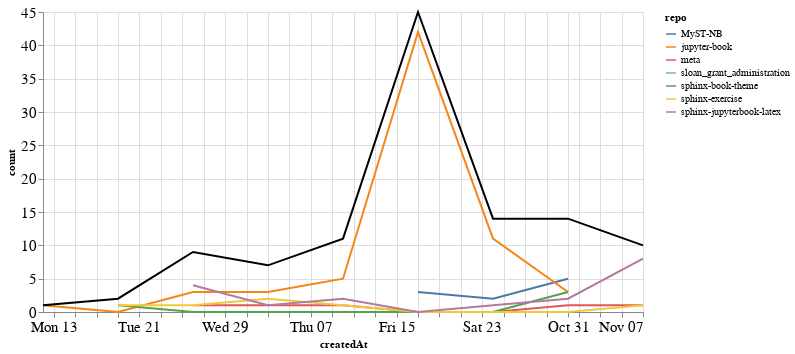

The code cell stored with this chart in its notebook:
### Markdown cell above
### Comments

### Code cell
comments_time = comments.groupby('repo').resample('W', on='createdAt').count()['author'].reset_index()
comments_time = comments_time.rename(columns={'author': 'count'})
comments_time_total = comments_time.groupby('createdAt').agg({"count": "sum"}).reset_index()
ch1 = alt.Chart(comments_time, width=600).mark_line().encode(
    x='createdAt',
    y='count',
    color='repo',
    tooltip="repo"
)

ch2 = alt.Chart(comments_time_total, width=600).mark_line(color="black").encode(
    x='createdAt',
    y='count',
)

ch1 + ch2

### Figure 1 — Vega-Lite specification as saved in the notebook (floating-point values rounded to 4 significant figures)
{"config": {"axisLeft": {"labelFontSize": 15}, "axisBottom": {"labelFontSize": 15}}, "layer": [{"data": {"name": "data-5bd88ab88d8c8f73e72cc84518719d98"}, "mark": "line", "encoding": {"color": {"type": "nominal", "field": "repo"}, "tooltip": {"type": "nominal", "field": "repo"}, "x": {"type": "temporal", "field": "createdAt"}, "y": {"type": "quantitative", "field": "count"}}, "width": 600}, {"data": {"name": "data-62df2a740a82266367e0403c12d89727"}, "mark": {"type": "line", "color": "black"}, "encoding": {"x": {"type": "temporal", "field": "createdAt"}, "y": {"type": "quantitative", "field": "count"}}, "width": 600}], "$schema": "https://vega.github.io/schema/vega-lite/v4.8.1.json", "datasets": {"data-5bd88ab88d8c8f73e72cc84518719d98": [{"repo": "MyST-NB", "createdAt": "2021-10-17T00:00:00", "count": 3}, {"repo": "MyST-NB", "createdAt": "2021-10-24T00:00:00", "count": 2}, {"repo": "MyST-NB", "createdAt": "2021-10-31T00:00:00", "count": 5}, {"repo": "jupyter-book", "createdAt": "2021-09-12T00:00:00", "count": 1}, {"repo": "jupyter-book", "createdAt": "2021-09-19T00:00:00", "count": 0}, {"repo": "jupyter-book", "createdAt": "2021-09-26T00:00:00", "count": 3}, {"repo": "jupyter-book", "createdAt": "2021-10-03T00:00:00", "count": 3}, {"repo": "jupyter-book", "createdAt": "2021-10-10T00:00:00", "count": 5}, {"repo": "jupyter-book", "createdAt": "2021-10-17T00:00:00", "count": 42}, {"repo": "jupyter-book", "createdAt": "2021-10-24T00:00:00", "count": 11}, {"repo": "jupyter-book", "createdAt": "2021-10-31T00:00:00", "count": 3}, {"repo": "meta", "createdAt": "2021-09-26T00:00:00", "count": 1}, {"repo": "meta", "createdAt": "2021-10-03T00:00:00", "count": 1}, {"repo": "meta", "createdAt": "2021-10-10T00:00:00", "count": 1}, {"repo": "meta", "createdAt": "2021-10-17T00:00:00", "count": 0}, {"repo": "meta", "createdAt": "2021-10-24T00:00:00", "count": 0}, {"repo": "meta", "createdAt": "2021-10-31T00:00:00", "count": 1}, {"repo": "meta", "createdAt": "2021-11-07T00:00:00", "count": 1}, {"repo": "sloan_grant_administration", "createdAt": "2021-10-10T00:00:00", "count": 2}, {"repo": "sphinx-book-theme", "createdAt": "2021-09-19T00:00:00", "count": 1}, {"repo": "sphinx-book-theme", "createdAt": "2021-09-26T00:00:00", "count": 0}, {"repo": "sphinx-book-theme", "createdAt": "2021-10-03T00:00:00", "count": 0}, {"repo": "sphinx-book-theme", "createdAt": "2021-10-10T00:00:00", "count": 0}, {"repo": "sphinx-book-theme", "createdAt": "2021-10-17T00:00:00", "count": 0}, {"repo": "sphinx-book-theme", "createdAt": "2021-10-24T00:00:00", "count": 0}, {"repo": "sphinx-book-theme", "createdAt": "2021-10-31T00:00:00", "count": 3}, {"repo": "sphinx-exercise", "createdAt": "2021-09-19T00:00:00", "count": 1}, {"repo": "sphinx-exercise", "createdAt": "2021-09-26T00:00:00", "count": 1}, {"repo": "sphinx-exercise", "createdAt": "2021-10-03T00:00:00", "count": 2}, {"repo": "sphinx-exercise", "createdAt": "2021-10-10T00:00:00", "count": 1}, {"repo": "sphinx-exercise", "createdAt": "2021-10-17T00:00:00", "count": 0}, {"repo": "sphinx-exercise", "createdAt": "2021-10-24T00:00:00", "count": 0}, {"repo": "sphinx-exercise", "createdAt": "2021-10-31T00:00:00", "count": 0}, {"repo": "sphinx-exercise", "createdAt": "2021-11-07T00:00:00", "count": 1}, {"repo": "sphinx-jupyterbook-latex", "createdAt": "2021-09-26T00:00:00", "count": 4}, {"repo": "sphinx-jupyterbook-latex", "createdAt": "2021-10-03T00:00:00", "count": 1}, {"repo": "sphinx-jupyterbook-latex", "createdAt": "2021-10-10T00:00:00", "count": 2}, {"repo": "sphinx-jupyterbook-latex", "createdAt": "2021-10-17T00:00:00", "count": 0}, {"repo": "sphinx-jupyterbook-latex", "createdAt": "2021-10-24T00:00:00", "count": 1}, {"repo": "sphinx-jupyterbook-latex", "createdAt": "2021-10-31T00:00:00", "count": 2}, {"repo": "sphinx-jupyterbook-latex", "createdAt": "2021-11-07T00:00:00", "count": 8}], "data-62df2a740a82266367e0403c12d89727": [{"createdAt": "2021-09-12T00:00:00", "count": 1}, {"createdAt": "2021-09-19T00:00:00", "count": 2}, {"createdAt": "2021-09-26T00:00:00", "count": 9}, {"createdAt": "2021-10-03T00:00:00", "count": 7}, {"createdAt": "2021-10-10T00:00:00", "count": 11}, {"createdAt": "2021-10-17T00:00:00", "count": 45}, {"createdAt": "2021-10-24T00:00:00", "count": 14}, {"createdAt": "2021-10-31T00:00:00", "count": 14}, {"createdAt": "2021-11-07T00:00:00", "count": 10}]}}
